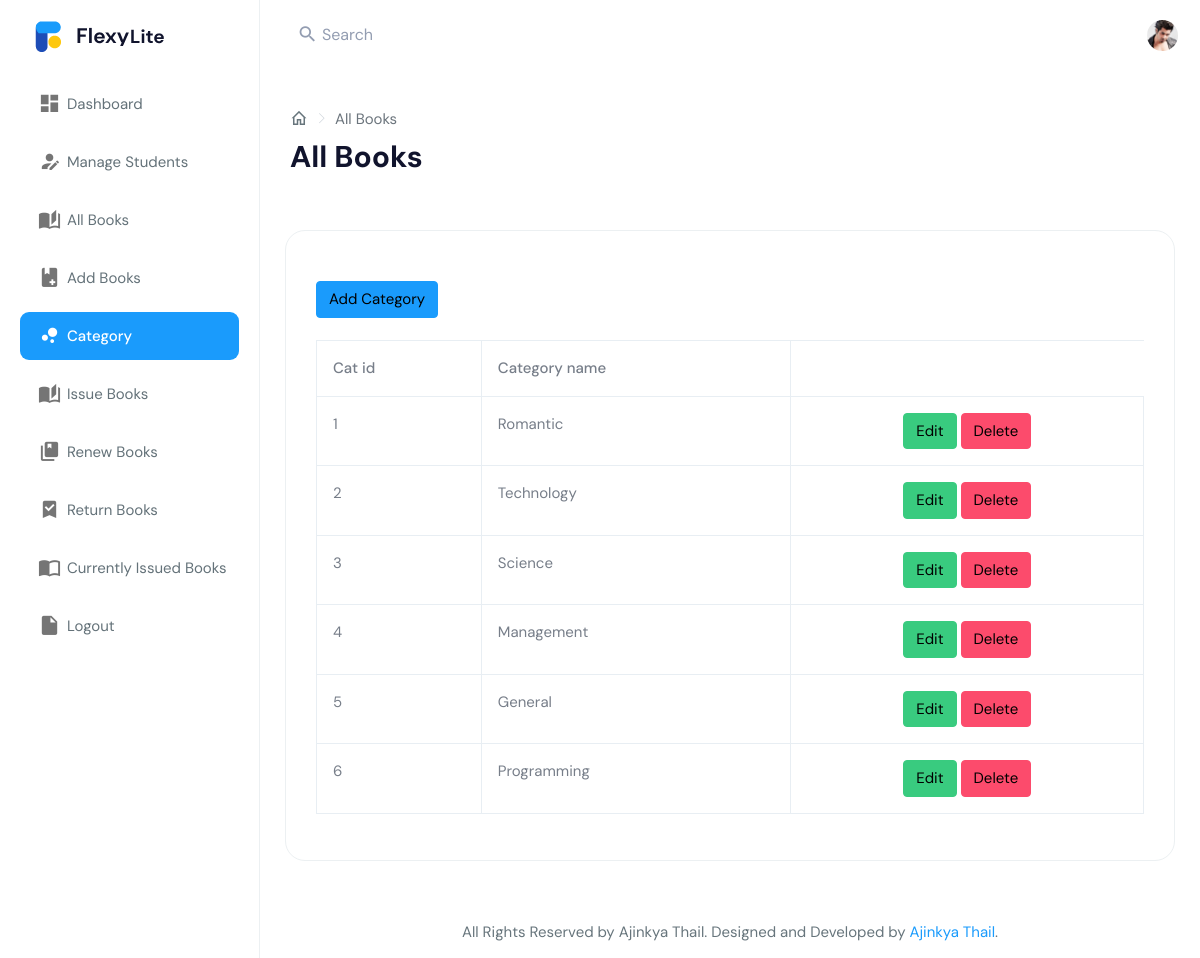
Screenshot of /admin/category.php (signed in) with the database file from the repository.
### tables this page shows
CREATE TABLE `tblcategory` (
  `id` int(11) NOT NULL,
  `CategoryName` varchar(150) DEFAULT NULL
);

### admin/category.php (the view, shortened to what this page needs)
<?php
require('dbconn.php');
?>
<?php
if ($_SESSION['RollNo']) {
    ?>
<!DOCTYPE html>
<html dir="ltr" lang="en">
<head>
    <link href="../assets/libs/chartist/dist/chartist.min.css" rel="stylesheet">
    <link href="../assets/libs/chartist-plugin-tooltips/dist/chartist-plugin-tooltip.css" rel="stylesheet">
    <link href="../dist/css/style.min.css" rel="stylesheet">
</head>
<body>
    <div id="main-wrapper" data-layout="vertical" data-navbarbg="skin5" data-sidebartype="full"
        data-sidebar-position="absolute" data-header-position="absolute" data-boxed-layout="full">
        <?php include('includes/topbarheader.php');?>
        <?php include('includes/leftsidebar.php');?>
        <div class="page-wrapper">
            <div class="page-breadcrumb">
                <div class="row align-items-center">
                    <div class="col-6">
                        <nav aria-label="breadcrumb">
                            <ol class="breadcrumb mb-0 d-flex align-items-center">
                              <li class="breadcrumb-item"><a href="index.html" class="link"><i class="mdi mdi-home-outline fs-4"></i></a></li>
                              <li class="breadcrumb-item active" aria-current="page">All Books</li>
                            </ol>
                          </nav>
                        <h1 class="mb-0 fw-bold">All Books</h1>
                    </div>
                </div>
            </div>
            <div class="container-fluid">
                <div class="row">
                    <div class="col-12">
                        <div class="card">
                            <div class="card-body">
                            <div class="table-responsive m-t-20">
                        <a href="addcategory.php" class="btn btn-info">Add Category</a>
                        <br>
                        <br>
                        <?php
                                    if(isset($_POST['submit']))
                                        {$s=$_POST['CategoryName'];
                                            $sql="select * from LMS.tblcategory where Id='$s' or CategoryName like '%$s%'";
                                        }
                                    else
                                        $sql="select * from LMS.tblcategory";
                                    $result=$conn->query($sql);
                                    $rowcount=mysqli_num_rows($result);
                                    if(!($rowcount))
                                        echo "<br><center><h2><b><i>No Results</i></b></h2></center>";
                                    else
                                    {
                                    ?>
                       <table class="table table-bordered table-responsive-lg" id = "tables">
                                  <thead>
                                    <tr>
                                      <th>Cat id</th>
                                      <th>Category name</th>
                                    </tr>
                                  </thead>
                                  <tbody>
                                    <?php
                            while($row=$result->fetch_assoc())
                            {
                                $id=$row['id'];
                                $categoryname=$row['CategoryName'];
                            ?>
                                    <tr>
                                      <td><?php echo $id ?></td>
                                      <td><?php echo $categoryname ?></td>
                                        <td><center>
                                             <a href="editcategory.php?id=<?php echo $id; ?>" class="btn btn-success">Edit</a>
                                            <a href="deletecategory.php?id=<?php echo $id; ?>" class="btn btn-danger">Delete</a>
                                        </center></td>
                                    </tr>
                               <?php }} ?>
                               </tbody>
                                </table>
                            </div>
                            </div>
                        </div>
                    </div>
                </div>
            </div>
            <?php include('includes/footer.php');?>
        </div>
    </div>
</body>
</html>
<?php }
else {
    echo "<script type='text/javascript'>alert('Access Denied!!!')</script>";
} ?>

### rows the page displays
tblcategory: id "1", CategoryName "Romantic"
tblcategory: id "2", CategoryName "Technology"
tblcategory: id "3", CategoryName "Science"
tblcategory: id "4", CategoryName "Management"
tblcategory: id "5", CategoryName "General"
tblcategory: id "6", CategoryName "Programming"
